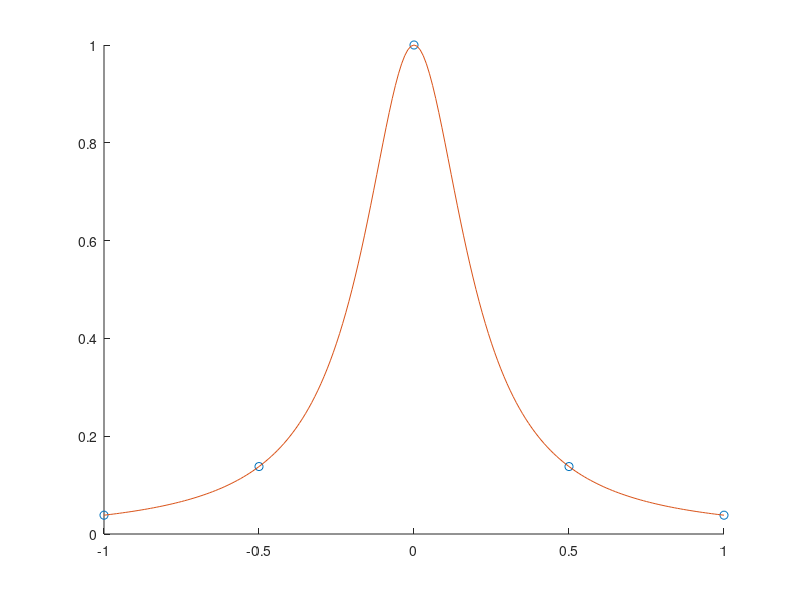

Source code (MATLAB): (Note: this script raises an error after producing the figure.)
clear;
close all;
format long;

func = @(x) 1./(1 + 25 * x.^2);

X = -1: 0.5 :1;
Y = func(X);

%-------------------- Plot the figure --------------------%
hold on;

% Plot data points
plot(X, Y, 'o');

x = -1 : 0.01 : 1;
plot(x, func(x));
plot(x, Lagrange(X, Y, x))

% Config of figure
title('Runge’s function');
ylim([-0.6 1.2])
xlabel('x coordinate')
ylabel('y coordinate')
legend('Given Data', 'Runge’s function', 'Estimated 4-Order Polynomial', 'location', 'best');